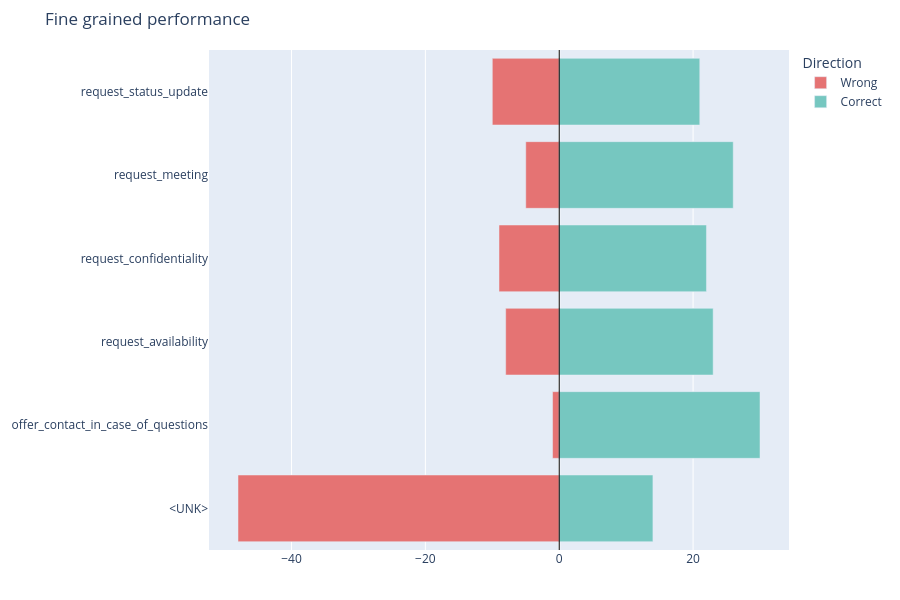

Write notebook code for a chart like this one.
### Code cell
visualize.fine_grained_performance(filename)

### Figure 1 — Plotly figure (JSON) as saved in the notebook; plotly's stock layout.template omitted (floating-point values rounded to 4 significant figures)
{"data": [{"marker": {"color": "#E57373"}, "name": "Wrong", "orientation": "h", "type": "bar", "x": [-48, -1, -8, -9, -5, -10], "y": ["<UNK>", "offer_contact_in_case_of_questions", "request_availability", "request_confidentiality", "request_meeting", "request_status_update"]}, {"marker": {"color": "#76C7C0"}, "name": "Correct", "orientation": "h", "type": "bar", "x": [14, 30, 23, 22, 26, 21], "y": ["<UNK>", "offer_contact_in_case_of_questions", "request_availability", "request_confidentiality", "request_meeting", "request_status_update"]}], "layout": {"barmode": "overlay", "height": 600, "legend": {"title": {"text": "Direction"}}, "margin": {"b": 50, "l": 100, "r": 50, "t": 50}, "shapes": [{"line": {"color": "black", "width": 1}, "name": "Center Line", "type": "line", "x0": 0, "x1": 0, "xref": "x", "y0": 0, "y1": 1, "yref": "y domain"}], "title": {"text": "Fine grained performance"}}}
